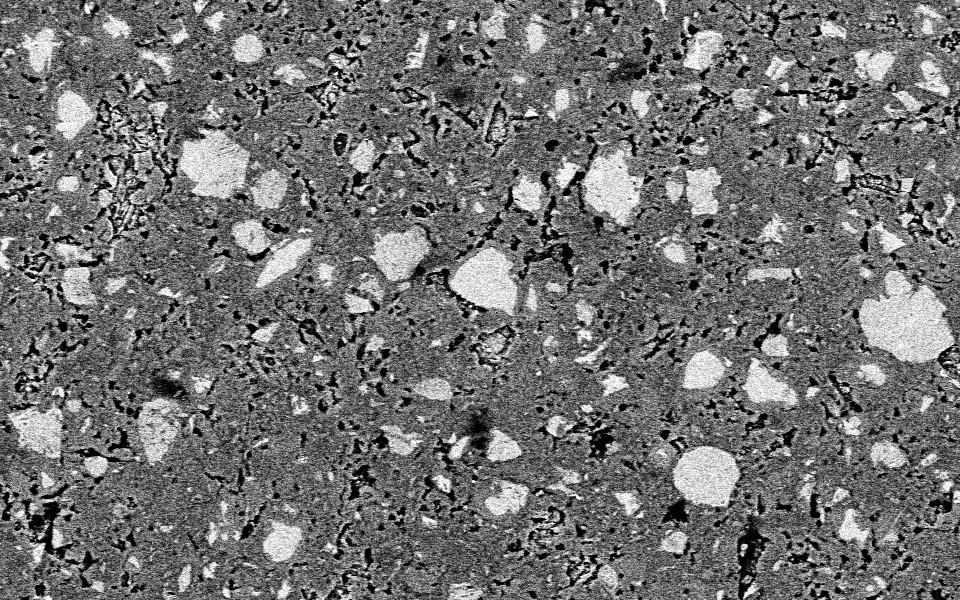
#> input picture test-image/4-1-LR-CUT.jpeg, 960 x 600 px, given in place of 4-1-HR.jpeg, which was not available
$ python cut_buttom.py
#> lines starting #> are read from the running program, lines starting #| are printed output that depends on the picture
# Time: 2023/12/14 17:01
# Author: Yiming Ma
# Place: Shenzhen
import os
from PIL import Image

# 定义输入和输出文件夹路径
filename = "4-1-HR.jpeg"
output_folder = "4-1-HR-CUT.jpeg"

# 遍历小文件夹中的所有图像文件

base_name = os.path.splitext(filename)[0]

# 打开原始图像
image = Image.open(filename)
#> image is the input picture: PIL image 960x600 L; min 0, max 255, mean 113.7

# 裁剪底部75行像素
cropped_image = image.crop((0, 0, image.width, image.height - 150))
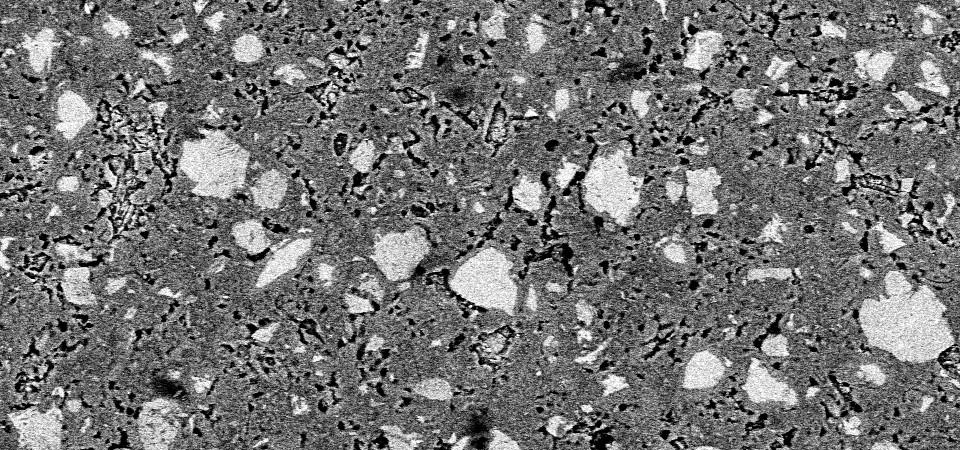
#> cropped_image: PIL image 960x450 L; min 0, max 255, mean 115.6

cropped_image.save(output_folder)

# 关闭原始图像
image.close()

$ run again, on test-image/4-1-LR.jpeg
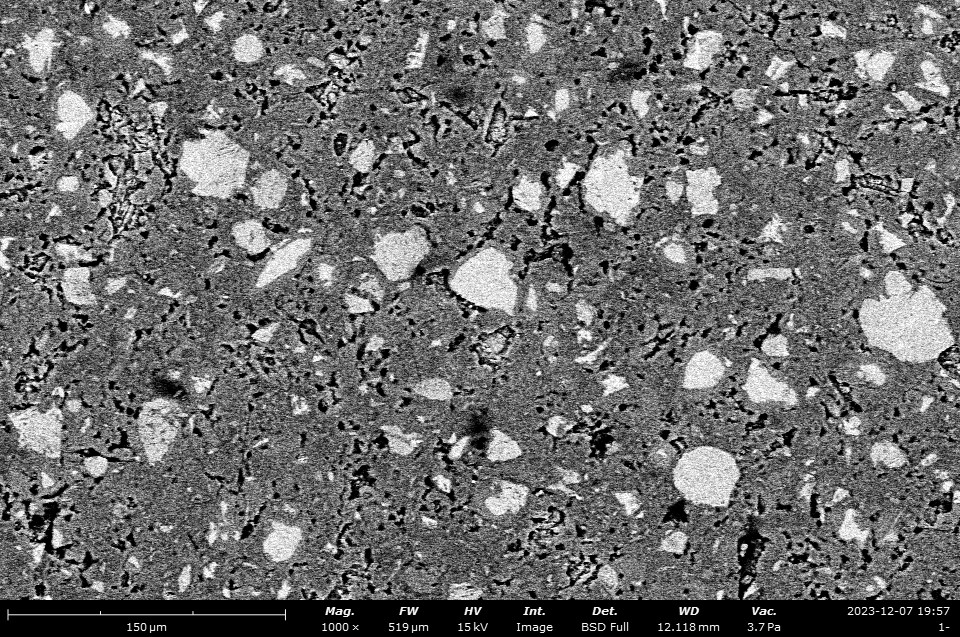
#> input picture test-image/4-1-LR.jpeg, 960 x 637 px, given in place of 4-1-HR.jpeg, which was not available
#> image is the input picture: PIL image 960x637 L; min 0, max 255, mean 107.8
#> `cropped_image = image.crop((0, 0, image.width, image.height - 150))`:
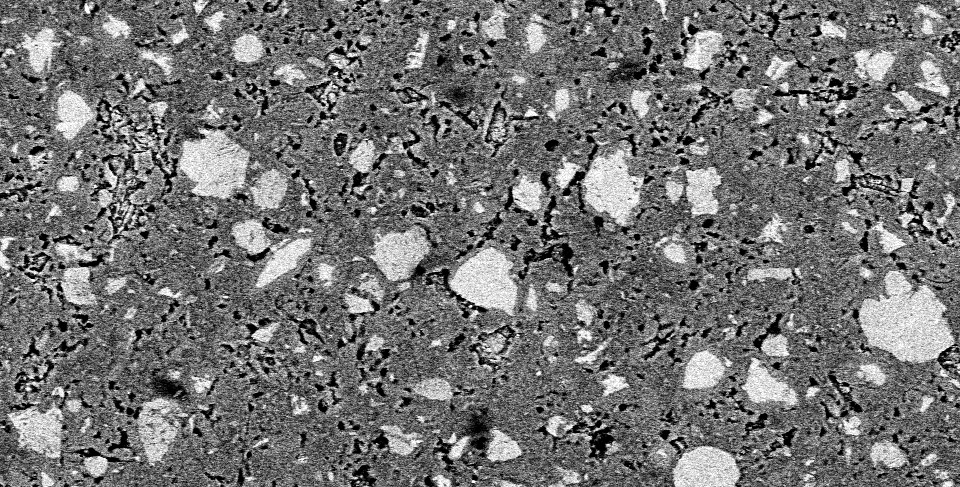
#> cropped_image: PIL image 960x487 L; min 0, max 255, mean 115.3
